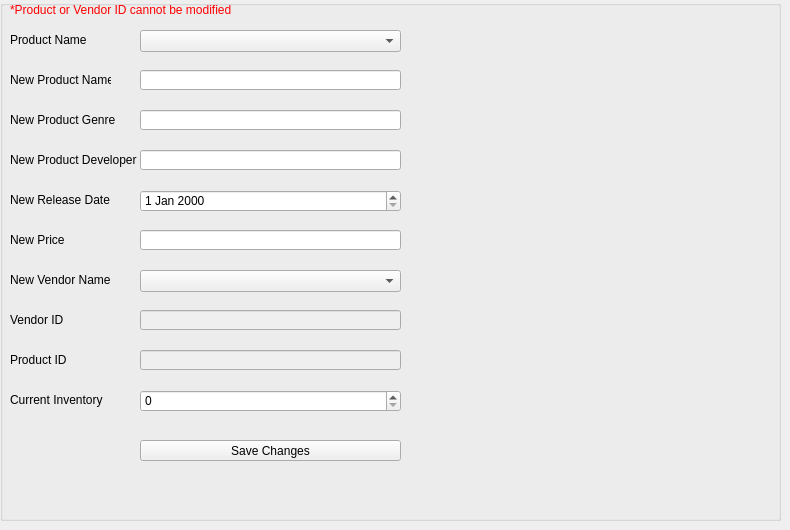
      <widget class="QWidget" name="manageInventoryTab">
       <attribute name="title">
        <string>Manage Inventory</string>
       </attribute>
       <widget class="QGroupBox" name="manageInventoryGroupBox">
        <property name="geometry">
         <rect>
          <x>0</x>
          <y>0</y>
          <width>781</width>
          <height>521</height>
         </rect>
        </property>
        <property name="title">
         <string/>
        </property>
        <widget class="QLabel" name="label_38">
         <property name="geometry">
          <rect>
           <x>10</x>
           <y>30</y>
           <width>81</width>
           <height>20</height>
          </rect>
         </property>
         <property name="text">
          <string>Product Name</string>
         </property>
        </widget>
        <widget class="QLabel" name="label_39">
         <property name="geometry">
          <rect>
           <x>10</x>
           <y>270</y>
           <width>101</width>
           <height>20</height>
          </rect>
         </property>
         <property name="text">
          <string>New Vendor Name</string>
         </property>
        </widget>
        <widget class="QLineEdit" name="vendorIdLineEditManageInventoryTab">
         <property name="enabled">
          <bool>false</bool>
         </property>
         <property name="geometry">
          <rect>
           <x>140</x>
           <y>310</y>
           <width>261</width>
           <height>20</height>
          </rect>
         </property>
         <property name="readOnly">
          <bool>true</bool>
         </property>
        </widget>
        <widget class="QLabel" name="label_40">
         <property name="geometry">
          <rect>
           <x>10</x>
           <y>310</y>
           <width>60</width>
           <height>20</height>
          </rect>
         </property>
         <property name="text">
          <string>Vendor ID</string>
         </property>
        </widget>
        <widget class="QPushButton" name="saveChangesButtonManageInventoryTab">
         <property name="geometry">
          <rect>
           <x>140</x>
           <y>440</y>
           <width>261</width>
           <height>21</height>
          </rect>
         </property>
         <property name="text">
          <string>Save Changes</string>
         </property>
        </widget>
        <widget class="QLineEdit" name="newProductNameLineEditManageInventoryTab">
         <property name="geometry">
          <rect>
           <x>140</x>
           <y>70</y>
           <width>261</width>
           <height>20</height>
          </rect>
         </property>
        </widget>
        <widget class="QComboBox" name="newVendorNameComboBoxManageInventoryTab">
         <property name="geometry">
          <rect>
           <x>140</x>
           <y>270</y>
           <width>261</width>
           <height>22</height>
          </rect>
         </property>
        </widget>
        <widget class="QLabel" name="label_41">
         <property name="geometry">
          <rect>
           <x>10</x>
           <y>110</y>
           <width>121</width>
           <height>20</height>
          </rect>
         </property>
         <property name="text">
          <string>New Product Genre</string>
         </property>
        </widget>
        <widget class="QLabel" name="label_42">
         <property name="geometry">
          <rect>
           <x>10</x>
           <y>150</y>
           <width>131</width>
           <height>20</height>
          </rect>
         </property>
         <property name="text">
          <string>New Product Developer</string>
         </property>
        </widget>
        <widget class="QLabel" name="label_43">
         <property name="geometry">
          <rect>
           <x>10</x>
           <y>190</y>
           <width>101</width>
           <height>20</height>
          </rect>
         </property>
         <property name="text">
          <string>New Release Date</string>
         </property>
        </widget>
        <widget class="QLabel" name="label_44">
         <property name="geometry">
          <rect>
           <x>10</x>
           <y>230</y>
           <width>101</width>
           <height>20</height>
          </rect>
         </property>
         <property name="text">
          <string>New Price</string>
         </property>
        </widget>
        <widget class="QLineEdit" name="newProductGenreLineEditManageInventoryTab">
         <property name="geometry">
          <rect>
           <x>140</x>
           <y>110</y>
           <width>261</width>
           <height>20</height>
          </rect>
         </property>
        </widget>
        <widget class="QLineEdit" name="newProductDeveloperLineEditManageInventoryTab">
         <property name="geometry">
          <rect>
           <x>140</x>
           <y>150</y>
           <width>261</width>
           <height>20</height>
          </rect>
         </property>
        </widget>
        <widget class="QLineEdit" name="newProductPriceLineEditManageInventoryTab">
         <property name="geometry">
          <rect>
           <x>140</x>
           <y>230</y>
           <width>261</width>
           <height>20</height>
          </rect>
         </property>
         <property name="placeholderText">
          <string/>
         </property>
        </widget>
        <widget class="QDateEdit" name="newProductReleaseDateManageInventoryTab">
         <property name="geometry">
          <rect>
           <x>140</x>
           <y>190</y>
           <width>261</width>
           <height>22</height>
          </rect>
         </property>
        </widget>
        <widget class="QLabel" name="label_45">
         <property name="geometry">
          <rect>
           <x>10</x>
           <y>0</y>
           <width>261</width>
           <height>20</height>
          </rect>
         </property>
         <property name="styleSheet">
          <string notr="true">color: red;</string>
         </property>
         <property name="text">
          <string>*Product or Vendor ID cannot be modified</string>
         </property>
        </widget>
        <widget class="QLabel" name="label_31">
         <property name="geometry">
          <rect>
           <x>10</x>
           <y>70</y>
           <width>101</width>
           <height>20</height>
          </rect>
         </property>
         <property name="text">
          <string>New Product Name</string>
         </property>
        </widget>
        <widget class="QComboBox" name="productNameComboBoxEditInventoryTab">
         <property name="geometry">
          <rect>
           <x>140</x>
           <y>30</y>
           <width>261</width>
           <height>22</height>
          </rect>
         </property>
        </widget>
        <widget class="QLabel" name="label_46">
         <property name="geometry">
          <rect>
           <x>10</x>
           <y>390</y>
           <width>101</width>
           <height>20</height>
          </rect>
         </property>
         <property name="text">
          <string>Current Inventory</string>
         </property>
        </widget>
        <widget class="QSpinBox" name="quantitySpinBoxManageInventoryTab">
         <property name="geometry">
          <rect>
           <x>140</x>
           <y>390</y>
           <width>261</width>
           <height>22</height>
          </rect>
         </property>
         <property name="cursor">
          <cursorShape>UpArrowCursor</cursorShape>
         </property>
         <property name="maximum">
          <number>999999999</number>
         </property>
         <property name="displayIntegerBase">
          <number>10</number>
         </property>
        </widget>
        <widget class="QLabel" name="feedbackLabelManageInventoryTab">
         <property name="geometry">
          <rect>
           <x>140</x>
           <y>500</y>
           <width>261</width>
           <height>16</height>
          </rect>
         </property>
         <property name="text">
          <string/>
         </property>
        </widget>
        <widget class="QLabel" name="label_47">
         <property name="geometry">
          <rect>
           <x>10</x>
           <y>350</y>
           <width>60</width>
           <height>20</height>
          </rect>
         </property>
         <property name="text">
          <string>Product ID</string>
         </property>
        </widget>
        <widget class="QLineEdit" name="productIdLineEditManageInventoryTab">
         <property name="enabled">
          <bool>false</bool>
         </property>
         <property name="geometry">
          <rect>
           <x>140</x>
           <y>350</y>
           <width>261</width>
           <height>20</height>
          </rect>
         </property>
         <property name="readOnly">
          <bool>true</bool>
         </property>
        </widget>
       </widget>
      </widget>
